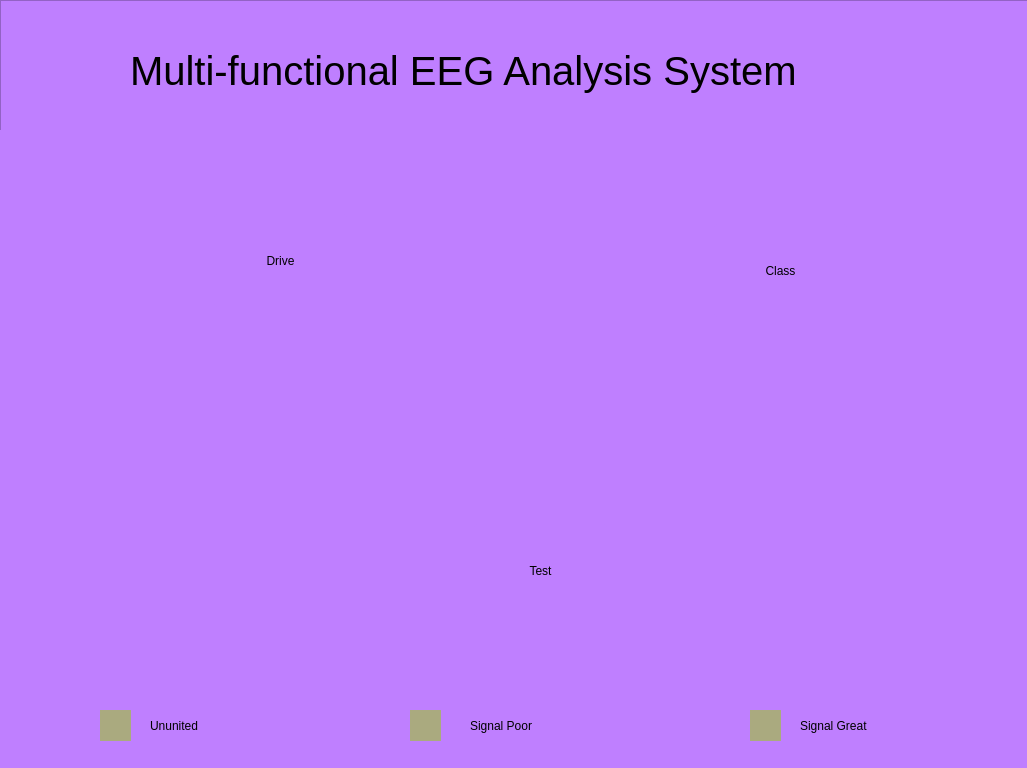
<?xml version="1.0" encoding="UTF-8"?>
<ui version="4.0">
 <class>topwin</class>
 <widget class="QWidget" name="topwin">
  <property name="geometry">
   <rect>
    <x>0</x>
    <y>0</y>
    <width>1027</width>
    <height>768</height>
   </rect>
  </property>
  <property name="windowTitle">
   <string>Form</string>
  </property>
  <property name="styleSheet">
   <string notr="true">background-color: rgb(170, 255, 255);</string>
  </property>
  <widget class="QFrame" name="frame">
   <property name="geometry">
    <rect>
     <x>0</x>
     <y>0</y>
     <width>1031</width>
     <height>131</height>
    </rect>
   </property>
   <property name="minimumSize">
    <size>
     <width>1011</width>
     <height>100</height>
    </size>
   </property>
   <property name="font">
    <font>
     <weight>75</weight>
     <italic>true</italic>
     <bold>true</bold>
     <underline>false</underline>
     <strikeout>false</strikeout>
    </font>
   </property>
   <property name="styleSheet">
    <string notr="true">background-color: rgb(191, 127, 255);</string>
   </property>
   <property name="locale">
    <locale language="Chinese" country="China"/>
   </property>
   <property name="frameShape">
    <enum>QFrame::StyledPanel</enum>
   </property>
   <property name="frameShadow">
    <enum>QFrame::Raised</enum>
   </property>
   <widget class="QLabel" name="label">
    <property name="geometry">
     <rect>
      <x>130</x>
      <y>30</y>
      <width>831</width>
      <height>81</height>
     </rect>
    </property>
    <property name="sizePolicy">
     <sizepolicy hsizetype="Preferred" vsizetype="Preferred">
      <horstretch>0</horstretch>
      <verstretch>0</verstretch>
     </sizepolicy>
    </property>
    <property name="font">
     <font>
      <pointsize>30</pointsize>
     </font>
    </property>
    <property name="text">
     <string>Multi-functional EEG Analysis System</string>
    </property>
   </widget>
   <widget class="QFrame" name="frame_2">
    <property name="geometry">
     <rect>
      <x>0</x>
      <y>0</y>
      <width>1031</width>
      <height>131</height>
     </rect>
    </property>
    <property name="minimumSize">
     <size>
      <width>1011</width>
      <height>100</height>
     </size>
    </property>
    <property name="font">
     <font>
      <weight>75</weight>
      <italic>true</italic>
      <bold>true</bold>
      <underline>false</underline>
      <strikeout>false</strikeout>
     </font>
    </property>
    <property name="styleSheet">
     <string notr="true">background-color: rgb(191, 127, 255);</string>
    </property>
    <property name="locale">
     <locale language="Chinese" country="China"/>
    </property>
    <property name="frameShape">
     <enum>QFrame::StyledPanel</enum>
    </property>
    <property name="frameShadow">
     <enum>QFrame::Raised</enum>
    </property>
    <widget class="QLabel" name="label_3">
     <property name="geometry">
      <rect>
       <x>130</x>
       <y>30</y>
       <width>831</width>
       <height>81</height>
      </rect>
     </property>
     <property name="sizePolicy">
      <sizepolicy hsizetype="Preferred" vsizetype="Preferred">
       <horstretch>0</horstretch>
       <verstretch>0</verstretch>
      </sizepolicy>
     </property>
     <property name="font">
      <font>
       <pointsize>30</pointsize>
      </font>
     </property>
     <property name="text">
      <string>Multi-functional EEG Analysis System</string>
     </property>
    </widget>
   </widget>
  </widget>
  <widget class="QWidget" name="widget" native="true">
   <property name="geometry">
    <rect>
     <x>0</x>
     <y>130</y>
     <width>1031</width>
     <height>641</height>
    </rect>
   </property>
   <property name="styleSheet">
    <string notr="true">background-color: rgb(191, 127, 255);</string>
   </property>
   <widget class="QLabel" name="label_2">
    <property name="geometry">
     <rect>
      <x>0</x>
      <y>0</y>
      <width>1031</width>
      <height>551</height>
     </rect>
    </property>
    <property name="text">
     <string/>
    </property>
    <property name="pixmap">
     <pixmap resource="resource.qrc">:/png/star.jpg</pixmap>
    </property>
    <property name="scaledContents">
     <bool>true</bool>
    </property>
   </widget>
   <widget class="QPushButton" name="test">
    <property name="geometry">
     <rect>
      <x>470</x>
      <y>390</y>
      <width>141</width>
      <height>101</height>
     </rect>
    </property>
    <property name="styleSheet">
     <string notr="true">font: 28pt &quot;Sans Serif&quot;;
border-image: url(:/png/star.jpg);
border-radius:20px;</string>
    </property>
    <property name="text">
     <string>Test</string>
    </property>
   </widget>
   <widget class="QPushButton" name="classroom">
    <property name="geometry">
     <rect>
      <x>710</x>
      <y>90</y>
      <width>141</width>
      <height>101</height>
     </rect>
    </property>
    <property name="styleSheet">
     <string notr="true">font: 28pt &quot;Sans Serif&quot;;
border-image: url(:/png/star_pu2.jpg);
border-radius:20px;</string>
    </property>
    <property name="text">
     <string>Class</string>
    </property>
   </widget>
   <widget class="QPushButton" name="drive">
    <property name="geometry">
     <rect>
      <x>210</x>
      <y>80</y>
      <width>141</width>
      <height>101</height>
     </rect>
    </property>
    <property name="styleSheet">
     <string notr="true">font: 28pt &quot;Sans Serif&quot;;
border-image: url(:/png/star_pu1.jpg);
border-radius:20px;</string>
    </property>
    <property name="text">
     <string>Drive</string>
    </property>
   </widget>
   <widget class="QLabel" name="unline">
    <property name="geometry">
     <rect>
      <x>100</x>
      <y>580</y>
      <width>31</width>
      <height>31</height>
     </rect>
    </property>
    <property name="styleSheet">
     <string notr="true">background-color: rgb(170, 170, 127);</string>
    </property>
    <property name="text">
     <string/>
    </property>
   </widget>
   <widget class="QLabel" name="sig_bad">
    <property name="geometry">
     <rect>
      <x>410</x>
      <y>580</y>
      <width>31</width>
      <height>31</height>
     </rect>
    </property>
    <property name="styleSheet">
     <string notr="true">background-color: rgb(170, 170, 127);</string>
    </property>
    <property name="text">
     <string/>
    </property>
   </widget>
   <widget class="QLabel" name="sig_good">
    <property name="geometry">
     <rect>
      <x>750</x>
      <y>580</y>
      <width>31</width>
      <height>31</height>
     </rect>
    </property>
    <property name="styleSheet">
     <string notr="true">background-color: rgb(170, 170, 127);</string>
    </property>
    <property name="text">
     <string/>
    </property>
   </widget>
   <widget class="QLabel" name="label_6">
    <property name="geometry">
     <rect>
      <x>150</x>
      <y>580</y>
      <width>141</width>
      <height>31</height>
     </rect>
    </property>
    <property name="styleSheet">
     <string notr="true">font: 14pt &quot;Sans Serif&quot;;</string>
    </property>
    <property name="text">
     <string>Ununited </string>
    </property>
   </widget>
   <widget class="QLabel" name="label_7">
    <property name="geometry">
     <rect>
      <x>470</x>
      <y>580</y>
      <width>141</width>
      <height>31</height>
     </rect>
    </property>
    <property name="styleSheet">
     <string notr="true">font: 14pt &quot;Sans Serif&quot;;</string>
    </property>
    <property name="text">
     <string>Signal Poor</string>
    </property>
   </widget>
   <widget class="QLabel" name="label_8">
    <property name="geometry">
     <rect>
      <x>800</x>
      <y>580</y>
      <width>141</width>
      <height>31</height>
     </rect>
    </property>
    <property name="styleSheet">
     <string notr="true">font: 14pt &quot;Sans Serif&quot;;</string>
    </property>
    <property name="text">
     <string>Signal Great</string>
    </property>
   </widget>
   <widget class="QPushButton" name="close">
    <property name="geometry">
     <rect>
      <x>480</x>
      <y>210</y>
      <width>111</width>
      <height>101</height>
     </rect>
    </property>
    <property name="styleSheet">
     <string notr="true">font: 20pt &quot;Sans Serif&quot;;
border-image: url(:/png/standby.jpg);
border-radius:40px;</string>
    </property>
    <property name="text">
     <string/>
    </property>
   </widget>
  </widget>
 </widget>
 <resources>
  <include location="resource.qrc"/>
 </resources>
 <connections/>
</ui>
